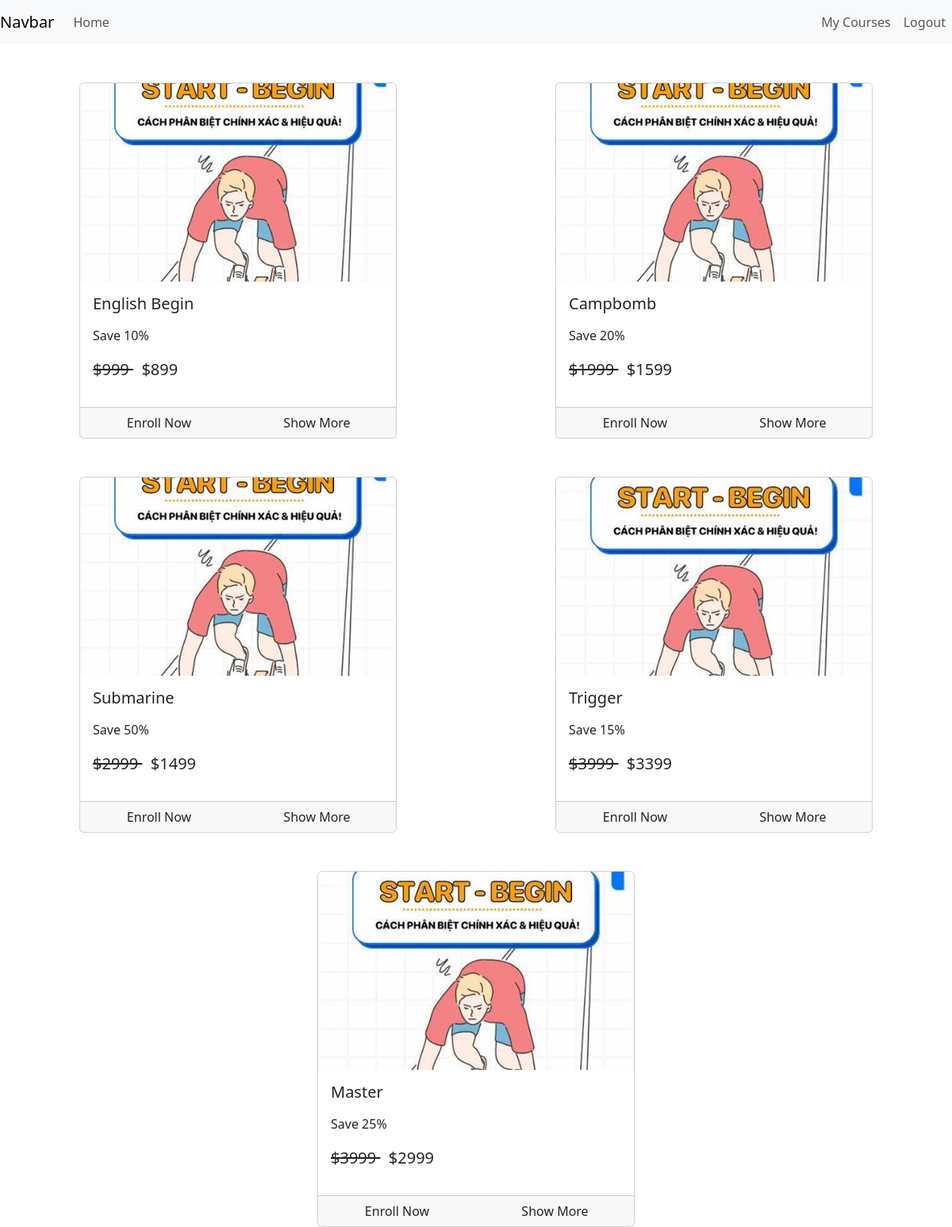
/ (signed in), run on an earlier commit of the app's database.
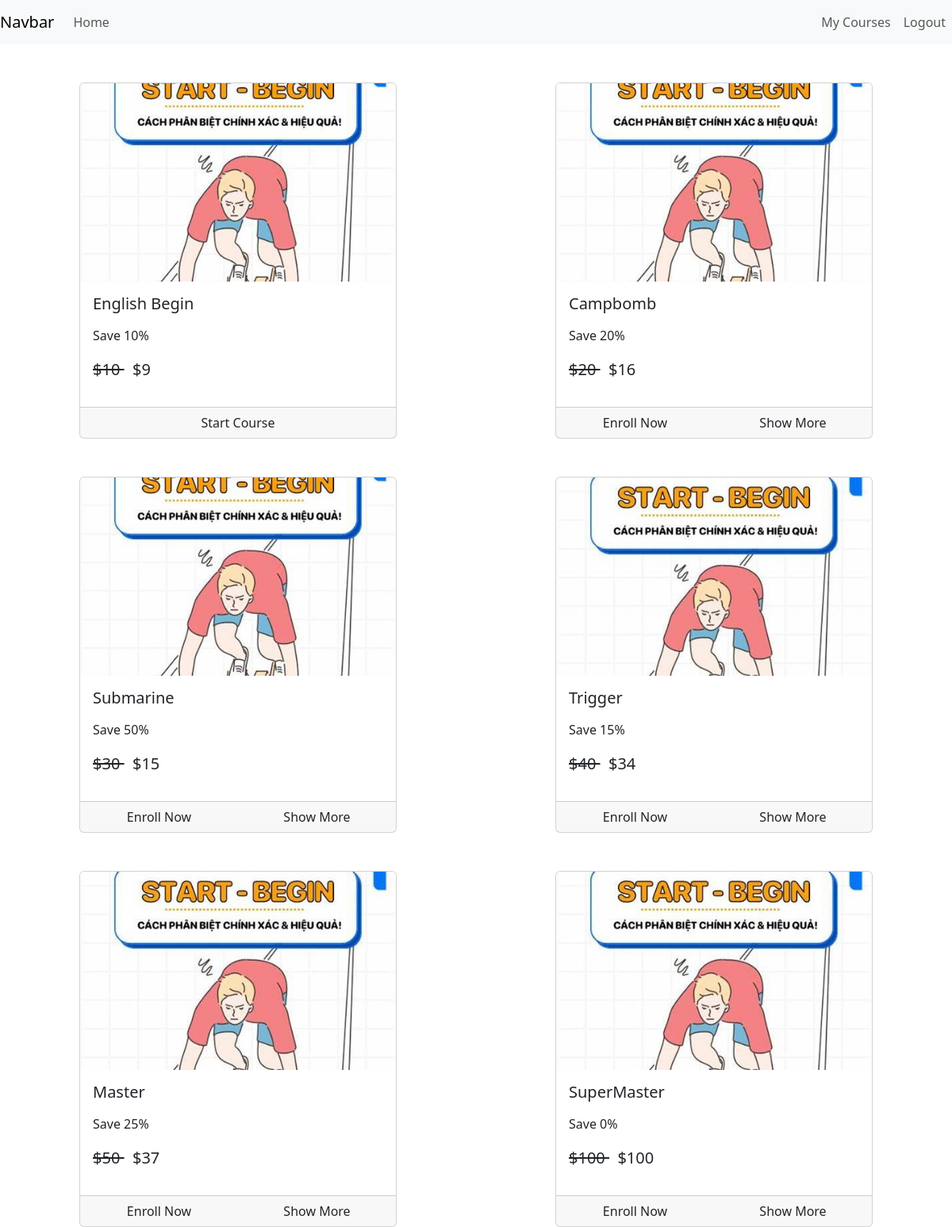
And on a later commit of the database.
### courses/models.py (models this page shows, shortened)
class Course(models.Model):
    title = models.CharField(max_length=500)
    slug = models.SlugField(max_length=500, unique=True, null=False,default='default-slug')
    description = models.CharField(max_length=500, null=True, blank=True)
    discount = models.IntegerField(null=False,default=0)
    price = models.IntegerField(null=False)
    active = models.BooleanField(default=False)
    thumbnail = models.ImageField(upload_to="files/thumbnail")
    date = models.DateTimeField(auto_now_add=True)
    length = models.IntegerField(null=False)
    def __str__(self):
        return self.title

### courses/views.py (the view)
# urls.py: 2. Add a URL to urlpatterns:  path('', views.home, name='home')
def home(request):
    courses = Course.objects.all()
    print(courses)
    return render(request,template_name='courses/home.html',context={"courses":courses})

### courses/templatetags/course_custom_tags.py (called while the page is built)
@register.simple_tag
def cal_sellprice(price,discount):
    if discount is None or discount is 0:
        return price
    sellprice = price
    sellprice = price - (price*discount*0.01)
    return math.floor(sellprice)

@register.filter
def usd(price):
    return f"${price}"

@register.simple_tag
def is_enrolled(request , course):
    user = None
    if not request.user.is_authenticated:
        return False
    user = request.user
    try:
        user_course = UserCourse.objects.get(user=user, course=course)
        return True
    except:
        return False

### courses/templates/courses/home.html (shortened to what this page needs)
{% extends "courses/base.html" %}
{% load course_custom_tags %}
{%block content%}
<div class="container-fluid">
    <div class="row">
    {% for course in courses %}
    <div class="col mx-auto">
        <br>
        <br>
        <div class="card mx-auto" style="width: 25rem;">
            <img src="{{course.thumbnail.url}}" class="card-img-top" alt="..." style="height: 250px; object-fit: cover;">
            <div class="card-body">
              <h5 class="card-title">{{course.title}}</h5>
              <p class="card-text">
                <p>Save {{course.discount}}%</p>
                <p class="price">
                    <del>
                        {{course.price|usd}}
                    </del>
                    <span> {% cal_sellprice course.price course.discount as value%} {{value|usd}}</span>
                </p>
              </p>
            </div>
            <div class="card-footer p-0 position-relative">
                {% is_enrolled request course as enrolled %}
                <div class="row gx-0">
                    {% if enrolled %}
                        <a href="/course/{{ course.slug }}" class="btn w-100">
                            Start Course
                        </a>
                    {% else %}
                        <div class="col-6">
                            <a href="/check-out/{{ course.slug }}" class="btn w-100">
                                Enroll Now
                            </a>
                        </div>
                        <div class="col-6">
                            <a href="/course/{{ course.slug }}" class="btn w-100">
                                Show More
                            </a>
                        </div>
                    {% endif %}
                </div>
            </div>
        </div>
    </div>
    {% endfor %}
</div>
</div>
{% endblock %}

What changed in the data, as far as the page shows it:
changed Course "English Begin": price "$999" → "$10"; value "$899" → "$9"; text "Enroll Now Show More" → "Start Course"
changed Course "Campbomb": price "$1999" → "$20"; value "$1599" → "$16"
changed Course "Submarine": price "$2999" → "$30"; value "$1499" → "$15"
changed Course "Trigger": price "$3999" → "$40"; value "$3399" → "$34"
changed Course "Master": price "$3999" → "$50"; value "$2999" → "$37"
added Course: thumbnail (picture), title "SuperMaster", discount "0", price "$100", value "$100"
